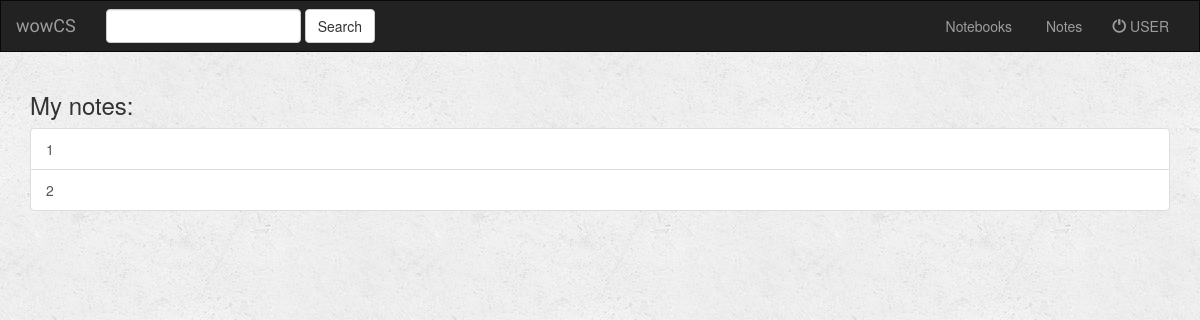
Page /wowCS/note/all/ (signed in) on the earlier database version.
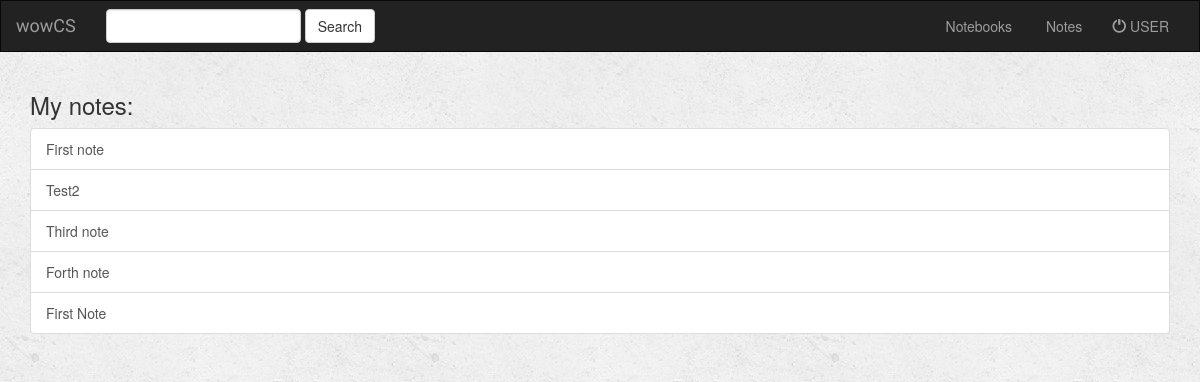
Same page on the later database version.
### wowCS/models.py (models this page shows, shortened)
class Note(models.Model):
    notebook = models.ForeignKey(Notebook,on_delete= models.CASCADE,null=True,blank=True)
    user = models.ForeignKey(User, default=1)
    note_title = models.CharField(max_length=200)
    note_content = models.TextField()
    is_favorite = models.BooleanField(default=False)

### wowCS/views.py (the view)
class AllNotesView(generic.ListView):
    template_name = 'wowCS/show_all_notes.html'
    context_object_name = 'all_notes'
    def get(self, request, *args, **kwargs):
        if not request.user.is_authenticated():
            return render(request, 'wowCS/login.html')
        else:
            self.object_list = self.get_queryset()
            context = self.get_context_data()
            return self.render_to_response(context)
    def get_queryset(self):
        notes= []
        for notebook in Notebook.objects.filter(user=self.request.user):
            for note in notebook.note_set.all():
                notes.append(note.pk)
        return Note.objects.filter(pk__in=notes)

### wowCS/templates/wowCS/show_all_notes.html
{% extends 'wowCS/base.html' %}
{% block body %}
    {% if all_notes %}
        <h3> My notes:</h3>
        <div class="list-group">
            {% for note in all_notes %}
              <a  class="list-group-item"
                  href = '{% url 'wowCS:detail' note.id %}'>{{note.note_title}}
              </a>
            {% endfor %}
        </div>
    {% else %}
        <h3> You don't have any note yet.</h3>
    {% endif %}
{% endblock %}

### wowCS/templates/wowCS/base.html (shortened to what this page needs)
<!DOCTYPE html>
<html lang="en">
<head>
    {% load staticfiles %}
    <link rel="stylesheet" href="https://maxcdn.bootstrapcdn.com/bootstrap/3.3.6/css/bootstrap.min.css"/>
    <link rel="stylesheet" type="text/css" href="{% static 'style.css' %}"/>
</head>
<body>
    <nav class="navbar navbar-inverse">
    <div class="container-fluid">
        <div class="navbar-header">
            <a class="navbar-brand" href="{% url 'wowCS:index' %}">wowCS</a>
        </div>
        <div class="collapse navbar-collapse" id="topNavBar">
            <form class="navbar-form navbar-left" role="search" method="get" action="#">
                <div class="form-group">
                    <input type="text" class="form-control" name="q" value="">
                </div>
                <button type="submit" class="btn btn-default">Search</button>
            </form>
            <ul class="nav navbar-nav navbar-right">
              <li class="" >
                  <a id="menu3" class="dropdown-toggle" data-toggle="dropdown" href="{% url 'wowCS:index' %}">
                      &nbsp;Notebooks
                  </a>
              </li>
              <li class="" >
                  <a id="menu2" class="dropdown-toggle" data-toggle="dropdown" href="">
                      &nbsp;Notes
                  </a>
              </li>
                <li class="" >
                    <a class="dropdown-toggle" id="menu3" href="#" data-toggle="dropdown">
                        <span class="glyphicon glyphicon-off" aria-hidden="true"></span>&nbsp;USER
                    </a>
                </li>
            </ul>
        </div>
    </div>
</nav>
    <div class="container">
    {% block body %}
    {% endblock %}
    </div>
</body>
</html>

### wowCS/static/style.css (style rules this page uses)
body { background: white url("images/background.png"); }
.navbar { border-radius: 0px !important; }
.navbar-brand { font-family:'Satisfy',cursive; }

Differences in the rows shown:
changed Note: note_title "1" → "First note"
changed Note: note_title "2" → "Test2"
added Note: note_title "Third note"
added Note: note_title "Forth note"
added Note: note_title "First Note"
